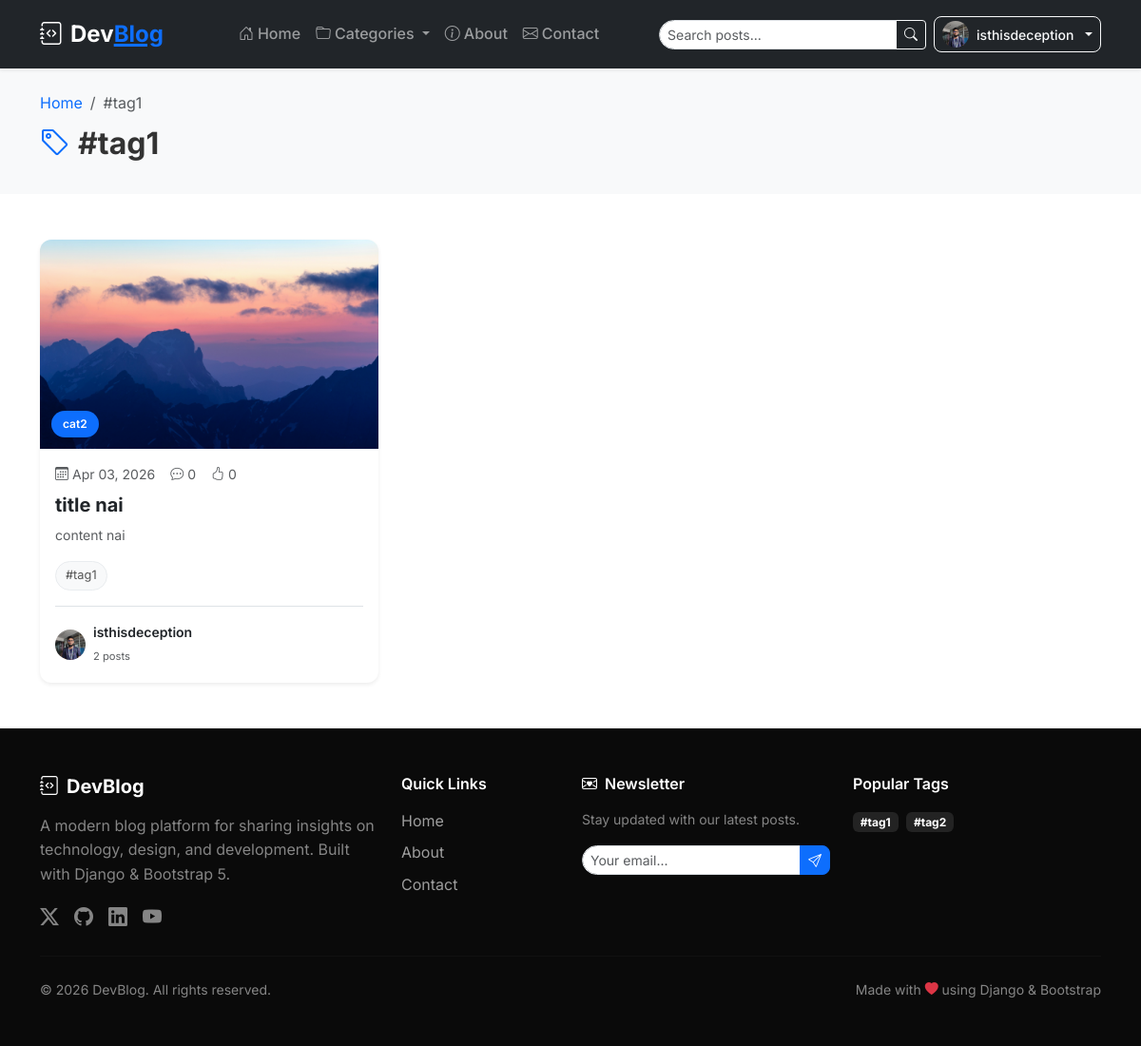
Screenshot of /tag/tag1/ (signed in) with the database file from the repository.
### accounts/models.py (models this page shows, shortened)
class Profile(models.Model):
    user = models.OneToOneField(User, on_delete=models.CASCADE, related_name='profile')
    bio = models.TextField(max_length=500, blank=True, help_text="Tell us about yourself...")
    profile_picture = models.ImageField(
        upload_to='profile_pics/%Y/%m/%d/',
        null=True,
        blank=True,
    )
    website = models.URLField(blank=True, max_length=200)
    location = models.CharField(max_length=100, blank=True)
    created_at = models.DateTimeField(auto_now_add=True)
    updated_at = models.DateTimeField(auto_now=True)
    class Meta:
        verbose_name = 'User Profile'

### blog/models.py (models this page shows, shortened)
class Tag(models.Model):
    name = models.CharField(max_length=50, unique=True)
    slug = models.SlugField(max_length=50, unique=True, blank=True)
    created_at = models.DateTimeField(auto_now_add=True)
    class Meta:
        ordering = ['name']
    def get_absolute_url(self):
        return reverse('blog:posts-by-tag', kwargs={'slug': self.slug})

class Post(models.Model):
    STATUS_CHOICES = [
        ('draft', 'Draft'),
        ('published', 'Published'),
    ]
    title = models.CharField(max_length=255)
    slug = models.SlugField(max_length=255, unique=True, blank=True)
    image = models.ImageField(upload_to='posts/%Y/%m/%d/', blank=True, null=True)
    content = models.TextField(help_text="Write your post content here.")
    author = models.ForeignKey(
        User,
        on_delete=models.CASCADE,
        related_name='posts'
    )
    category = models.ForeignKey(
        Category,
        on_delete=models.SET_NULL,
        null=True,
        related_name='posts'
    )
    tags = models.ManyToManyField(Tag, blank=True, related_name='posts')
    status = models.CharField(
        max_length=10,
        choices=STATUS_CHOICES,
        default='draft'
    )
    created_at = models.DateTimeField(auto_now_add=True)
    updated_at = models.DateTimeField(auto_now=True)
    published_at = models.DateTimeField(null=True, blank=True)
    objects = PostQuerySet.as_manager()
    class Meta:
        ordering = ['-published_at', '-created_at']
    def get_absolute_url(self):
        return reverse('blog:post-detail', kwargs={'slug': self.slug})
    @property
    def excerpt(self):
        if len(self.content) > 200:
            return self.content[:200] + '...'
        return self.content
    @property
    def total_likes(self):
        return self.likes.count()
    @property
    def total_comments(self):
        return self.comments.filter(is_published=True).count()

class Category(models.Model):
    name = models.CharField(max_length=100, unique=True)
    slug = models.SlugField(max_length=100, unique=True, blank=True)
    description = models.TextField(max_length=500, blank=True)
    created_at = models.DateTimeField(auto_now_add=True)
    class Meta:
        verbose_name_plural = 'Categories'
        ordering = ['name']
    def get_absolute_url(self):
        return reverse('blog:posts-by-category', kwargs={'slug': self.slug})
    @property
    def post_count(self):
        return self.posts.filter(status='published').count()

### blog/views.py (the view)
# urls.py: path('tag/<slug:slug>/', views.TagPostListView.as_view(), name='posts-by-tag'),
class TagPostListView(ListView):
    template_name = 'blog/tag_posts.html'
    context_object_name = 'posts'
    paginate_by = 6
    def get_queryset(self):
        self.tag = get_object_or_404(Tag, slug=self.kwargs['slug'])
        return Post.objects.published().filter(tags=self.tag)
    def get_context_data(self, **kwargs):
        context = super().get_context_data(**kwargs)
        context['tag'] = self.tag
        return context

### blog/templates/blog/tag_posts.html (shortened to what this page needs)
{% extends 'base.html' %}
{% block content %}
<div class="page-header bg-light py-4">
    <div class="container">
        <nav aria-label="breadcrumb" class="mb-2">
            <ol class="breadcrumb mb-0">
                <li class="breadcrumb-item"><a href="{% url 'blog:post-list' %}">Home</a></li>
                <li class="breadcrumb-item active">#{{ tag.name }}</li>
            </ol>
        </nav>
        <h2 class="fw-bold mt-2"><i class="bi bi-tag me-2 text-primary"></i>#{{ tag.name }}</h2>
    </div>
</div>
<div class="container py-5">
    {% if posts %}
        <div class="row g-4">
            {% for post in posts %}
                <div class="col-md-6 col-lg-4">
                    {% include 'blog/_post_card.html' with post=post %}
                </div>
            {% endfor %}
        </div>
    {% endif %}
</div>
{% endblock %}

### templates/base.html (shortened to what this page needs)
<!DOCTYPE html>
<html lang="en">
<head>
    <link href="https://cdn.jsdelivr.net/npm/bootstrap@5.3.3/dist/css/bootstrap.min.css" rel="stylesheet">
    <link href="https://cdn.jsdelivr.net/npm/bootstrap-icons@1.11.3/font/bootstrap-icons.min.css" rel="stylesheet">
    {% load static %}
    <link href="{% static 'css/style.css' %}" rel="stylesheet">
</head>
<body class="d-flex flex-column min-vh-100">
    <nav class="navbar navbar-expand-lg navbar-dark bg-dark sticky-top shadow-sm">
        <div class="container">
            <a class="navbar-brand fw-bold fs-4" href="{% url 'blog:post-list' %}">
                <i class="bi bi-journal-code me-2"></i>Dev<u class="text-primary">Blog</u>
            </a>
            <div class="collapse navbar-collapse" id="navbarNav">
                <ul class="navbar-nav mx-auto">
                    <li class="nav-item">
                        <a class="nav-link {% if request.resolver_match.url_name == 'post-list' %}active{% endif %}"
                           href="{% url 'blog:post-list' %}">
                            <i class="bi bi-house-door me-1"></i>Home
                        </a>
                    </li>
                    <li class="nav-item dropdown">
                        <a class="nav-link dropdown-toggle" href="#" role="button" data-bs-toggle="dropdown">
                            <i class="bi bi-folder me-1"></i>Categories
                        </a>
                    </li>
                    <li class="nav-item">
                        <a class="nav-link" href="{% url 'pages:about' %}">
                            <i class="bi bi-info-circle me-1"></i>About
                        </a>
                    </li>
                    <li class="nav-item">
                        <a class="nav-link" href="{% url 'pages:contact' %}">
                            <i class="bi bi-envelope me-1"></i>Contact
                        </a>
                    </li>
                </ul>
                <div class="d-flex align-items-center gap-2 flex-wrap">
                    <form class="d-flex search-form" method="GET" action="{% url 'blog:post-list' %}">
                        <div class="input-group input-group-sm">
                            <input type="search" name="q" class="form-control"
                                   placeholder="Search posts..."
                                   value="{{ query|default:'' }}"
                                   aria-label="Search">
                            <button class="btn btn-outline-light" type="submit">
                                <i class="bi bi-search"></i>
                            </button>
                        </div>
                    </form>
                    {% if user.is_authenticated %}
                        <div class="dropdown">
                            <a class="btn btn-outline-light btn-sm dropdown-toggle d-flex align-items-center gap-2"
                               href="#" role="button" data-bs-toggle="dropdown">
                                {% if user.profile.profile_picture %}
                                    <img src="{{ user.profile.profile_picture.url }}" alt="{{ user.username }}"
                                         class="rounded-circle" width="28" height="28" style="object-fit: cover;">
                                {% else %}
                                    <i class="bi bi-person-circle fs-5"></i>
                                {% endif %}
                                <span class="d-none d-lg-inline">{{ user.username }}</span>
                            </a>
                        </div>
                    {% endif %}
                </div>
            </div>
        </div>
    </nav>
    <main class="flex-grow-1">
        {% block content %}{% endblock %}
    </main>
    <footer class="footer-dark mt-auto py-5">
        <div class="container">
            <div class="row g-4">
                <div class="col-lg-4 col-md-6">
                    <h5 class="text-white mb-3">
                        <i class="bi bi-journal-code me-2"></i>DevBlog
                    </h5>
                    <p class="text-white-50">
                        A modern blog platform for sharing insights on technology,
                        design, and development. Built with Django & Bootstrap 5.
                    </p>
                    <div class="social-links d-flex gap-3">
                        <a href="#" class="text-white-50 social-link"><i class="bi bi-twitter-x fs-5"></i></a>
                        <a href="#" class="text-white-50 social-link"><i class="bi bi-github fs-5"></i></a>
                        <a href="#" class="text-white-50 social-link"><i class="bi bi-linkedin fs-5"></i></a>
                        <a href="#" class="text-white-50 social-link"><i class="bi bi-youtube fs-5"></i></a>
                    </div>
                </div>
                <div class="col-lg-2 col-md-6">
                    <h6 class="text-white fw-semibold mb-3">Quick Links</h6>
                    <ul class="list-unstyled">
                        <li class="mb-2"><a href="{% url 'blog:post-list' %}" class="footer-link">Home</a></li>
                        <li class="mb-2"><a href="{% url 'pages:about' %}" class="footer-link">About</a></li>
                        <li class="mb-2"><a href="{% url 'pages:contact' %}" class="footer-link">Contact</a></li>
                    </ul>
                </div>
                <div class="col-lg-3 col-md-6">
                    <h6 class="text-white fw-semibold mb-3">
                        <i class="bi bi-envelope-heart me-2"></i>Newsletter
                    </h6>
                    <p class="text-white-50 small">Stay updated with our latest posts.</p>
                    {% if request.resolver_match.url_name != 'newsletter' %}
                        <form action="{% url 'pages:newsletter' %}" method="POST" class="newsletter-form">
                            <div class="input-group">
                                <input type="email" name="email" class="form-control form-control-sm"
                                       placeholder="Your email..." required>
                                <button class="btn btn-primary btn-sm" type="submit">
                                    <i class="bi bi-send"></i>
                                </button>
                            </div>
                        </form>
                    {% endif %}
                </div>
                <div class="col-lg-3 col-md-6">
                    <h6 class="text-white fw-semibold mb-3">Popular Tags</h6>
                    <div class="footer-tags">
                        {% for tag in sidebar_tags|slice:":10" %}
                            <a href="{{ tag.get_absolute_url }}" class="badge bg-white bg-opacity-10 text-white text-decoration-none me-1 mb-1">
                                #{{ tag.name }}
                            </a>
                        {% empty %}
                            <span class="text-white-50 small">No tags yet</span>
                        {% endfor %}
                    </div>
                </div>
            </div>
            <hr class="my-4 border-white border-opacity-10">
            <div class="row align-items-center">
                <div class="col-md-6">
                    <p class="text-white-50 small mb-0">
                        &copy; {% now "Y" %} DevBlog. All rights reserved.
                    </p>
                </div>
                <div class="col-md-6 text-md-end">
                    <p class="text-white-50 small mb-0">
                        Made with <i class="bi bi-heart-fill text-danger"></i> using Django & Bootstrap
                    </p>
                </div>
            </div>
        </div>
    </footer>
</body>
</html>

### blog/templates/blog/_post_card.html
{% load static %}
<div class="card post-card h-100 border-0 shadow-sm">
    {% if post.image %}
        <div class="post-card-image-wrapper">
            <a href="{{ post.get_absolute_url }}">
                <img src="{{ post.image.url }}"
                     class="card-img-top post-card-image"
                     alt="{{ post.title }}"
                     loading="lazy">
            </a>
            {% if post.category %}
                <a href="{{ post.category.get_absolute_url }}" class="post-card-category">
                    {{ post.category.name }}
                </a>
            {% endif %}
        </div>
    {% endif %}
    <div class="card-body d-flex flex-column">
        <div class="d-flex gap-3 align-items-center text-muted small mb-2 flex-wrap">
            <span>
                <i class="bi bi-calendar3 me-1"></i>{{ post.published_at|date:"M d, Y" }}
            </span>
            <span class="d-none d-md-inline">
                <i class="bi bi-chat-dots me-1"></i>{{ post.total_comments }}
            </span>
            <span class="d-none d-md-inline">
                <i class="bi bi-hand-thumbs-up me-1"></i>{{ post.total_likes }}
            </span>
        </div>
        <h5 class="card-title fw-bold mb-2">
            <a href="{{ post.get_absolute_url }}" class="text-decoration-none text-dark post-card-title">
                {{ post.title }}
            </a>
        </h5>
        <p class="card-text text-muted small flex-grow-1">
            {{ post.excerpt }}
        </p>
        {% if post.tags.all %}
            <div class="mb-3">
                {% for tag in post.tags.all|slice:":3" %}
                    <a href="{{ tag.get_absolute_url }}" class="tag-badge me-1">
                        #{{ tag.name }}
                    </a>
                {% endfor %}
            </div>
        {% endif %}
        <div class="d-flex align-items-center pt-3 border-top">
            <a href="{% url 'blog:posts-by-author' post.author.username %}" class="text-decoration-none d-flex align-items-center gap-2">
                {% if post.author.profile.profile_picture %}
                    <img src="{{ post.author.profile.profile_picture.url }}"
                         alt="{{ post.author.username }}"
                         class="rounded-circle" width="32" height="32" style="object-fit: cover;">
                {% else %}
                    <div class="author-avatar">
                        {{ post.author.username|first|upper }}
                    </div>
                {% endif %}
                <div>
                    <small class="text-dark fw-semibold d-block">{{ post.author.username }}</small>
                    <small class="text-muted" style="font-size: 0.7rem;">
                        {{ post.author.posts.published.count }} posts
                    </small>
                </div>
            </a>
        </div>
    </div>
</div>

### rows the page displays
Tag: name "tag1"
Post: image (picture), category.name "cat2", published_at "Apr 03, 2026", total_comments "0", total_likes "0", title "title nai", excerpt "content nai", author.profile.profile_picture (picture), author.username "isthisdeception", author.posts.published.count "2"
Tag: name "tag2"

### other values shown
{{ user.username }} "isthisdeception"
